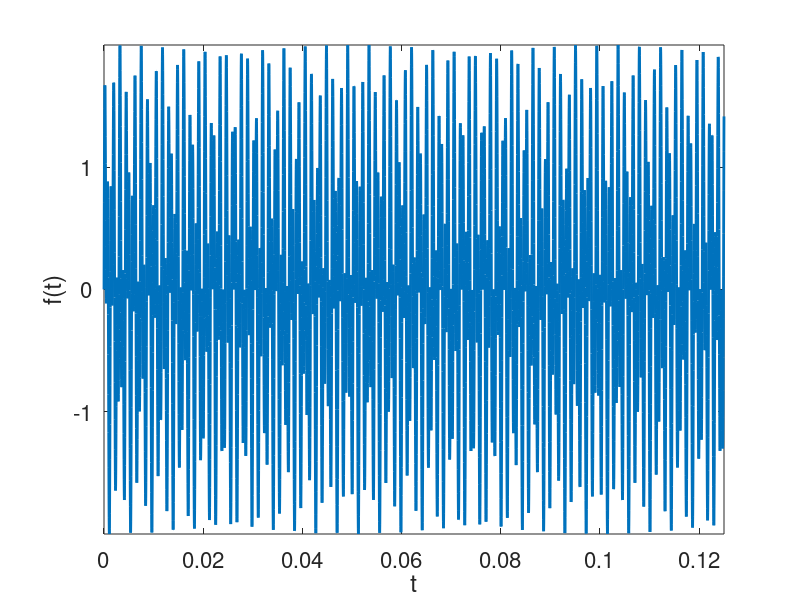
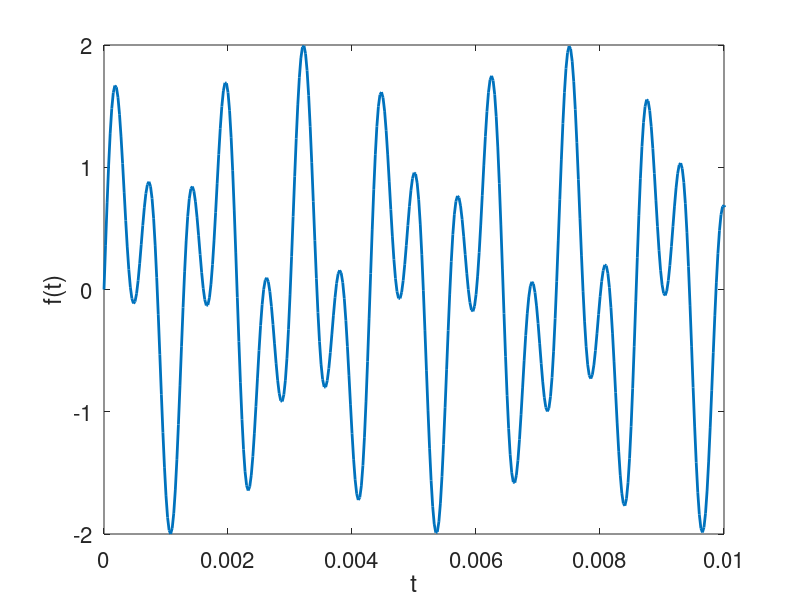
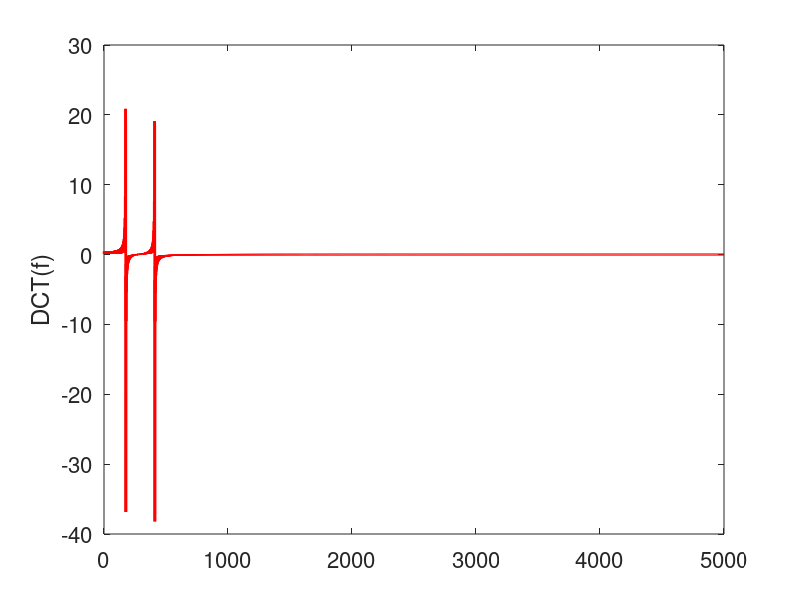
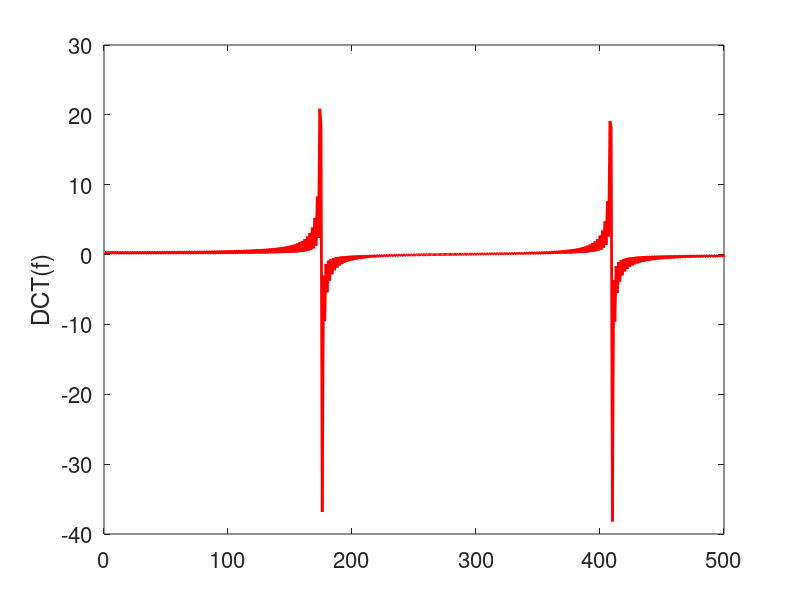

Source code (MATLAB) for these figures, in order: (Note: this script raises an error after producing the figures.)
%% Lecture 22 Code

% Clean workspace
clear all; close all; clc

%% Create the 'A' touch-tone signal

N = 5000;
t = linspace(0,1/8,N);
f = sin(1394*pi*t) + sin(3266*pi*t);

figure(1)
plot(t,f,'Linewidth',2)
xlabel('t')
ylabel('f(t)')
set(gca,'Fontsize',16)
axis tight

%% Zoom in on signal

figure(2)
plot(t,f,'Linewidth',2)
xlabel('t')
ylabel('f(t)')
xlim([0 0.01])
set(gca,'Fontsize',16)

%% DCT of signal

ft = dct(f);

figure(3)
plot(ft,'r','Linewidth',2)
ylabel('DCT(f)')
set(gca,'Fontsize',16)

%% Zoom on peaks

figure(4)
plot(ft,'r','Linewidth',2)
ylabel('DCT(f)')
xlim([0 500])
set(gca,'Fontsize',16)

%% Sample 10% of the signal

m = 500; % number of points
perm = randperm(5000); % random permutation of the numbers from 1 to 5000
ind = perm(1:m); % 500 randomly selected numbers (indices of subsampled points)
tr = t(ind); % times of subsampled points
fr = f(ind); % subsampled values

figure(5)
plot(t,f,'b',tr,fr,'or','Linewidth',2)
xlim([0 0.01])
set(gca,'Fontsize',16)

%% Creating Psi and A matrices

Psi = idct(eye(N,N)); % Create matrix Psi that does inverse DCT
A = Psi(ind,:); % The A matrix is subsampled rows of Psi 

%% Solve for coefficients

b = fr'; % b is a column vector of subsampled values

x1 = A\b;
x2 = pinv(A)*b;

cvx_begin quiet
    variable x3(N);
    minimize( norm(x3,1) );
    subject to
        A*x3 == b;
cvx_end

%% Plot results

figure(6)
subplot(4,1,1)
plot(ft,'r','Linewidth',2)
xlim([0 500])
ylabel('DCT(f)')
title('exact')
set(gca,'Fontsize',16)
subplot(4,1,2)
plot(x1,'r','Linewidth',2)
xlim([0 500])
ylabel('x1')
title('backslash')
set(gca,'Fontsize',16)
subplot(4,1,3)
plot(x2,'r','Linewidth',2)
xlim([0 500])
ylabel('x2')
title('2-norm')
set(gca,'Fontsize',16)
subplot(4,1,4)
plot(x3,'r','Linewidth',2)
xlim([0 500])
ylabel('x3')
title('1-norm')
set(gca,'Fontsize',16)

%% Signal reconstruction with idct

sig1 = idct(x1);
sig2 = idct(x2);
sig3 = idct(x3);

figure(7)
subplot(4,1,1)
plot(t,f,'b','Linewidth',2)
ylabel('f')
xlabel('t')
title('exact')
set(gca,'Fontsize',16)
subplot(4,1,2)
plot(t,sig1,'b','Linewidth',2)
ylabel('f')
xlabel('t')
title('backslash')
set(gca,'Fontsize',16)
subplot(4,1,3)
plot(t,sig2,'b','Linewidth',2)
ylabel('f')
xlabel('t')
title('2-norm')
set(gca,'Fontsize',16)
subplot(4,1,4)
plot(t,sig3,'b','Linewidth',2)
ylabel('f')
xlabel('t')
title('1-norm')
set(gca,'Fontsize',16)

%% Zoom in on signals

figure(8)
subplot(4,1,1)
plot(t,f,'b',tr,fr,'or','Linewidth',2)
xlim([0 0.01])
ylabel('f')
xlabel('t')
title('exact')
set(gca,'Fontsize',16)
subplot(4,1,2)
plot(t,sig1,'b',tr,fr,'or','Linewidth',2)
xlim([0 0.01])
ylabel('f')
xlabel('t')
title('backslash')
set(gca,'Fontsize',16)
subplot(4,1,3)
plot(t,sig2,'b',tr,fr,'or','Linewidth',2)
xlim([0 0.01])
ylabel('f')
xlabel('t')
title('2-norm')
set(gca,'Fontsize',16)
subplot(4,1,4)
plot(t,sig3,'b',tr,fr,'or','Linewidth',2)
xlim([0 0.01])
ylabel('f')
xlabel('t')
title('1-norm')
set(gca,'Fontsize',16)